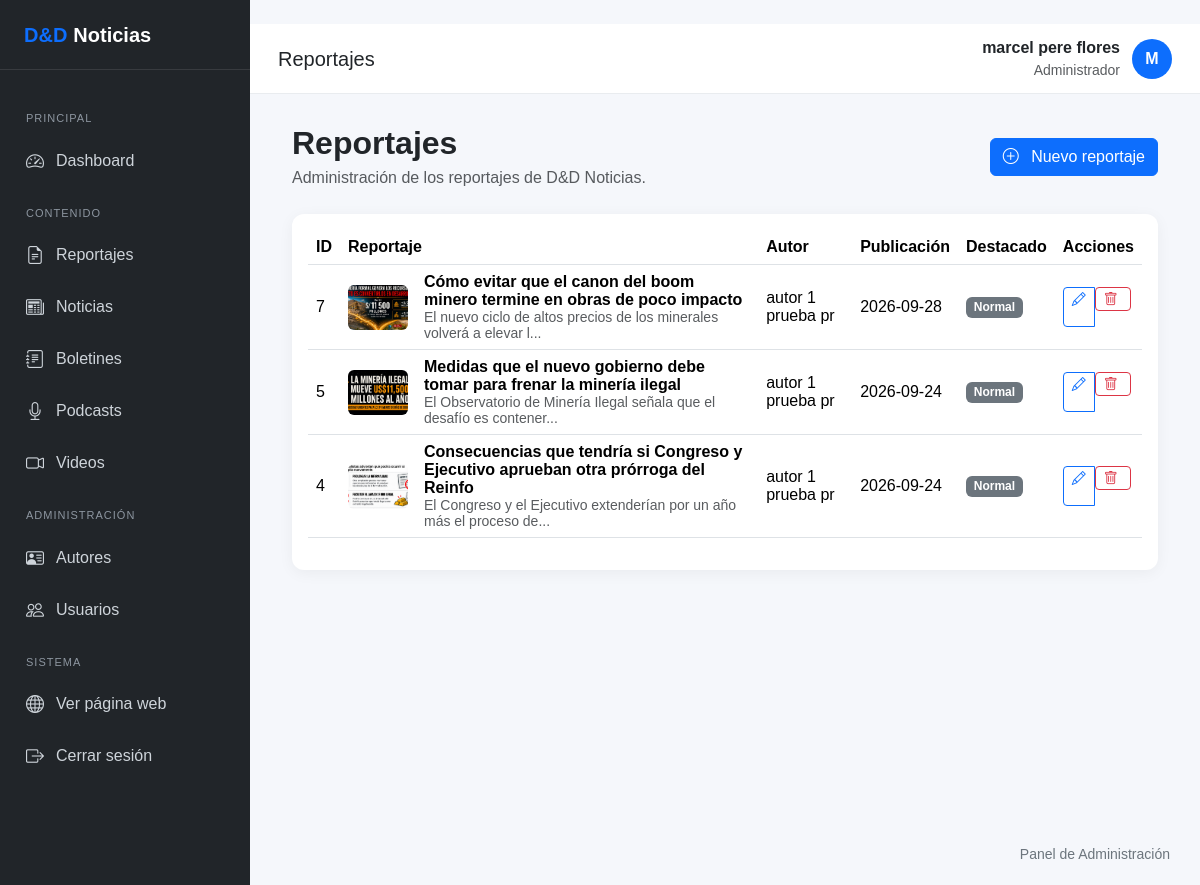
The page /admin/reportajes/index.php (signed in) on the database its author committed.
### tables this page shows
CREATE TABLE `reportajes` (
  `id` int(10) UNSIGNED NOT NULL,
  `titulo` varchar(255) NOT NULL,
  `resumen_corto` varchar(500) DEFAULT NULL,
  `desarrollo` longtext NOT NULL,
  `foto_principal` varchar(255) DEFAULT NULL,
  `pdf_adjunto` varchar(255) DEFAULT NULL,
  `fecha_publicacion` date NOT NULL,
  `es_destacado` tinyint(1) NOT NULL DEFAULT 0,
  `autor_id` int(10) UNSIGNED NOT NULL,
  `usuario_id` int(10) UNSIGNED NOT NULL,
  `created_at` datetime NOT NULL DEFAULT current_timestamp(),
  `updated_at` datetime NOT NULL DEFAULT current_timestamp() ON UPDATE current_timestamp()
);

### includes/funciones.php (called while the page is built, shortened)
<?php
function e($valor): string
{
    return htmlspecialchars(
        (string) $valor,
        ENT_QUOTES,
        'UTF-8'
    );
}
function nombreUsuarioActual(): string
{
    $usuario = $_SESSION['usuario'];
    $nombre = $usuario['nombres'] ?? '';
    $paterno = $usuario['ap_paterno'] ?? '';
    $materno = $usuario['ap_materno'] ?? '';
    return trim(
        $nombre . ' ' . $paterno . ' ' . $materno
    );
}

### admin/reportajes/index.php (the view, shortened to what this page needs)
<?php
require_once __DIR__ . '/../../config/database.php';
require_once __DIR__ . '/../../includes/funciones.php';
$sql = "
    SELECT
        r.id,
        r.titulo,
        r.resumen_corto,
        r.foto_principal,
        r.fecha_publicacion,
        r.es_destacado,
        r.autor_id,
        r.usuario_id,
        r.created_at,
        r.updated_at,
        CONCAT(
            a.nombres,
            ' ',
            a.ap_paterno,
            CASE
                WHEN a.ap_materno IS NOT NULL
                     AND a.ap_materno <> ''
                THEN CONCAT(' ', a.ap_materno)
                ELSE ''
            END
        ) AS nombre_autor,
        CONCAT(
            u.nombres,
            ' ',
            u.ap_paterno
        ) AS nombre_usuario
    FROM reportajes r
    LEFT JOIN autores a
        ON r.autor_id = a.id
    LEFT JOIN usuarios u
        ON r.usuario_id = u.id
    ORDER BY r.id DESC
";
$stmt = $pdo->prepare($sql);
$stmt->execute();
$reportajes = $stmt->fetchAll();
require_once __DIR__ . '/../../includes/admin-header.php';
require_once __DIR__ . '/../../includes/admin-sidebar.php';
?>
<div class="main-wrapper">
    <header class="top-navbar">
        <div>
            <h5 class="mb-0">
                Reportajes
            </h5>
        </div>
        <div class="user-info">
            <div class="text-end">
                <div class="fw-semibold">
                    <?= e(nombreUsuarioActual()) ?>
                </div>
                <small class="text-muted">
                    Administrador
                </small>
            </div>
            <div class="user-avatar">
                <?= e(
                    strtoupper(
                        substr(
                            $usuario['nombres'],
                            0,
                            1
                        )
                    )
                ) ?>
            </div>
        </div>
    </header>
    <main class="page-content">
        <div class="container-fluid">
            <div class="d-flex justify-content-between align-items-center mb-4">
                <div>
                    <h2 class="fw-bold mb-1">
                        Reportajes
                    </h2>
                    <p class="text-muted mb-0">
                        Administración de los reportajes de D&D Noticias.
                    </p>
                </div>
                <a
                    href="crear.php"
                    class="btn btn-primary"
                >
                    <i class="bi bi-plus-circle me-2"></i>
                    Nuevo reportaje
                </a>
            </div>
            <div class="card dashboard-card">
                <div class="card-body">
                    <div class="table-responsive">
                        <table class="table table-hover align-middle">
                            <thead>
                                <tr>
                                    <th>
                                        ID
                                    </th>
                                    <th>
                                        Reportaje
                                    </th>
                                    <th>
                                        Autor
                                    </th>
                                    <th>
                                        Publicación
                                    </th>
                                    <th>
                                        Destacado
                                    </th>
                                    <th>
                                        Acciones
                                    </th>
                                </tr>
                            </thead>
                            <tbody>
                            <?php if (empty($reportajes)): ?>
                                <tr>
                                    <td
                                        colspan="6"
                                        class="text-center py-5"
                                    >
                                        <i
                                            class="bi bi-file-earmark-text fs-1 text-muted"
                                        ></i>
                                        <p class="mt-3 mb-0 text-muted">
                                            No existen reportajes registrados.
                                        </p>
                                    </td>
                                </tr>
                            <?php else: ?>
                                <?php foreach ($reportajes as $reportaje): ?>
                                    <tr>
                                        <td>
                                            <?= e($reportaje['id']) ?>
                                        </td>
                                        <td>
                                            <div class="d-flex align-items-center">
                                                <?php if (!empty($reportaje['foto_principal'])): ?>
                                                    <img
                                                        src="<?= e($reportaje['foto_principal']) ?>"
                                                        alt="<?= e($reportaje['titulo']) ?>"
                                                        style="
                                                            width:60px;
                                                            height:45px;
                                                            object-fit:cover;
                                                            border-radius:6px;
                                                        "
                                                    >
                                                <?php endif; ?>
                                                <div class="ms-3">
                                                    <div class="fw-semibold">
                                                        <?= e($reportaje['titulo']) ?>
                                                    </div>
                                                    <?php if (!empty($reportaje['resumen_corto'])): ?>
                                                        <small class="text-muted">
                                                            <?= e(
                                                                mb_strimwidth(
                                                                    $reportaje['resumen_corto'],
                                                                    0,
                                                                    70,
                                                                    '...'
                                                                )
                                                            ) ?>
                                                        </small>
                                                    <?php endif; ?>
                                                </div>
                                            </div>
                                        </td>
                                        <td>
                                            <?= e(
                                                $reportaje['nombre_autor']
                                                ?? 'Sin autor'
                                            ) ?>
                                        </td>
                                        <td>
                                            <?= e(
                                                $reportaje['fecha_publicacion']
                                                ?? ''
                                            ) ?>
                                        </td>
                                        <td>
                                            <?php if ((int) $reportaje['es_destacado'] === 1): ?>
                                                <span class="badge bg-warning text-dark">
                                                    <i class="bi bi-star-fill me-1"></i>
                                                    Destacado
                                                </span>
                                            <?php else: ?>
                                                <span class="badge bg-secondary">
                                                    Normal
                                                </span>
                                            <?php endif; ?>
                                        </td>
                                        <td>
                                            <div class="btn-group">
                                                <a
                                                    href="editar.php?id=<?= e($reportaje['id']) ?>"
                                                    class="btn btn-sm btn-outline-primary"
                                                    title="Editar"
                                                >
                                                    <i class="bi bi-pencil"></i>
                                                </a>
                                                <form
                                                    method="POST"
                                                    action="eliminar.php"
                                                    class="d-inline"
                                                    onsubmit="return confirmarEliminacion();"
                                                >
                                                    <button
                                                        type="submit"
                                                        class="btn btn-sm btn-outline-danger"
                                                    >
                                                        <i class="bi bi-trash me-1"></i>
                                                    </button>
                                                </form>
                                            </div>
                                        </td>
                                    </tr>
                                <?php endforeach; ?>
                            <?php endif; ?>
                            </tbody>
                        </table>
                    </div>
                </div>
            </div>
        </div>
    </main>
    <?php
    require_once __DIR__ . '/../../includes/admin-footer.php';
    ?>

### includes/admin-header.php (style rules this page uses)
body { background-color: #f5f7fb; margin: 0; font-family: Arial, sans-serif; }
.main-wrapper { margin-left: 250px; min-height: 100vh; width: calc(100% - 250px); box-sizing: border-box; }
.top-navbar { height: 70px; background: #fff; border-bottom: 1px solid #e9ecef; display: flex; align-items: center; justify-content: space-between; padding: 0 28px; }
.page-content { padding: 30px; }
.user-info { display: flex; align-items: center; gap: 12px; }
.user-avatar { width: 40px; height: 40px; border-radius: 50%; background: #0d6efd; color: #fff; display: flex; align-items: center; justify-content: center; font-weight: bold; }
.dashboard-card { border: 0; border-radius: 12px; box-shadow: 0 3px 15px rgba(0,0,0,.05); }

### rows shown on the page
reportajes: id "7", foto_principal (picture), titulo "Cómo evitar que el canon del boom minero termine en obras de poco impacto", resumen_corto "El nuevo ciclo de altos precios de los minerales volverá a elevar l...", nombre_autor "autor 1 prueba pr", fecha_publicacion "2026-09-28", es_destacado "Normal"
reportajes: id "5", foto_principal (picture), titulo "Medidas que el nuevo gobierno debe tomar para frenar la minería ilegal", resumen_corto "El Observatorio de Minería Ilegal señala que el desafío es contener...", nombre_autor "autor 1 prueba pr", fecha_publicacion "2026-09-24", es_destacado "Normal"
reportajes: id "4", foto_principal (picture), titulo "Consecuencias que tendría si Congreso y Ejecutivo aprueban otra prórroga del Reinfo", resumen_corto "El Congreso y el Ejecutivo extenderían por un año más el proceso de...", nombre_autor "autor 1 prueba pr", fecha_publicacion "2026-09-24", es_destacado "Normal"

### other values the page prints
nombreUsuarioActual() "marcel pere flores"
